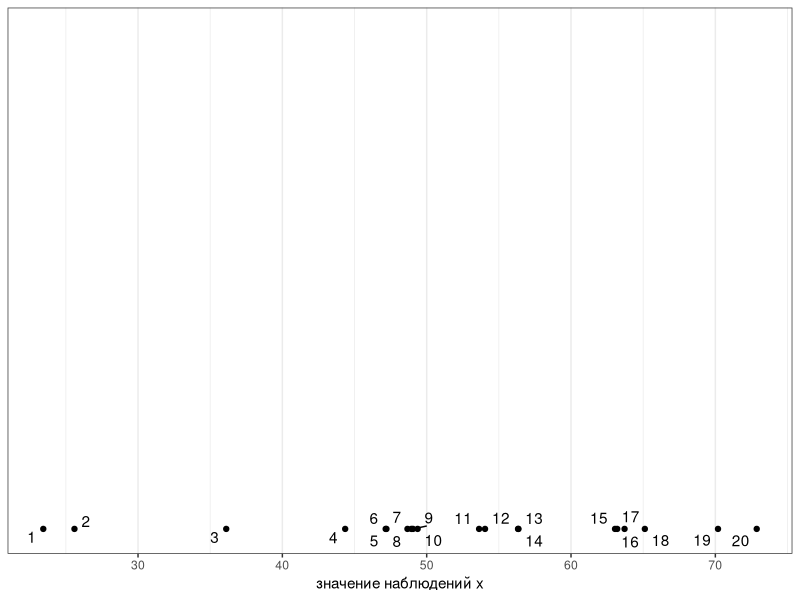
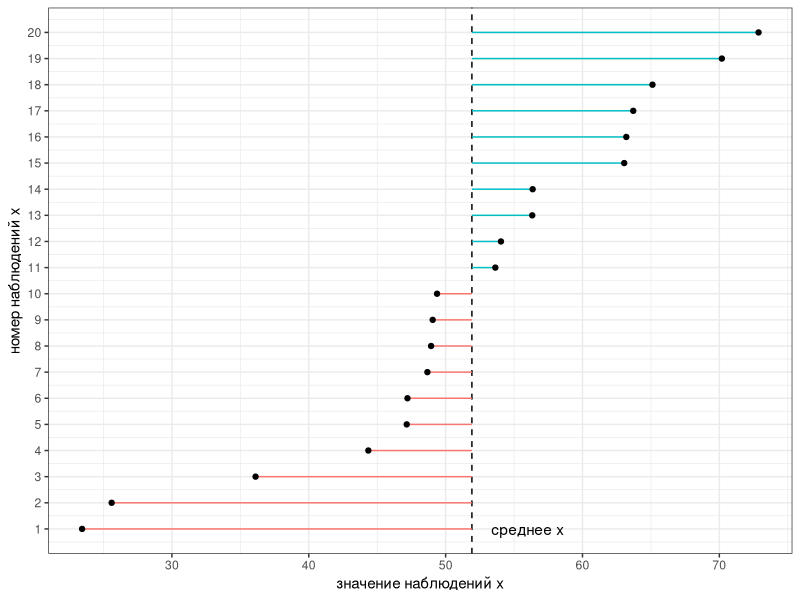
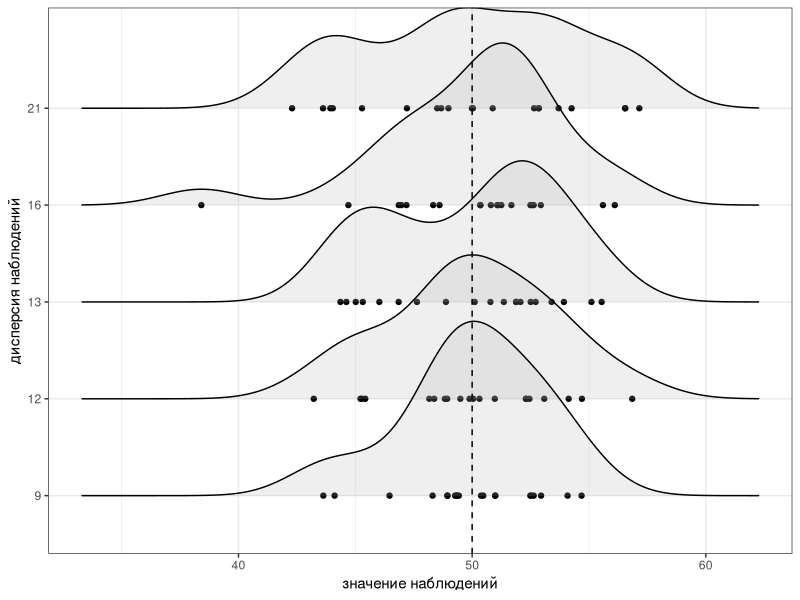
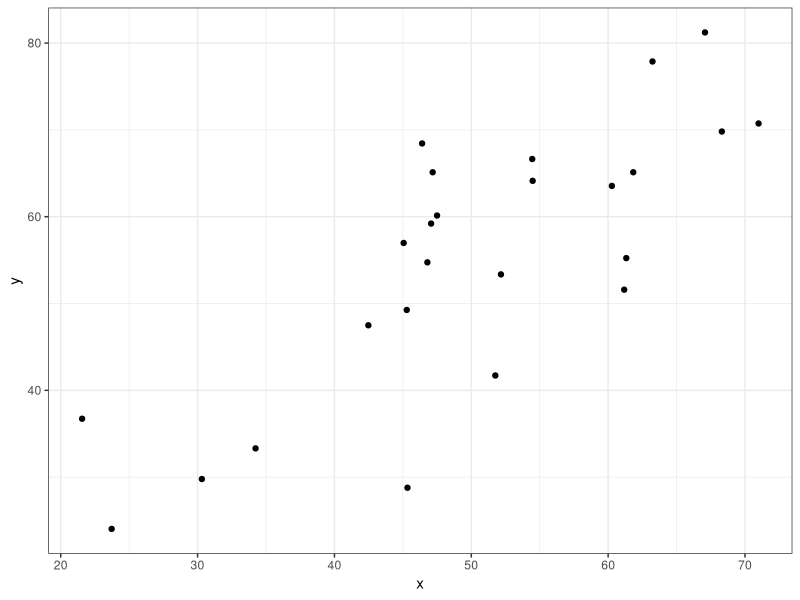
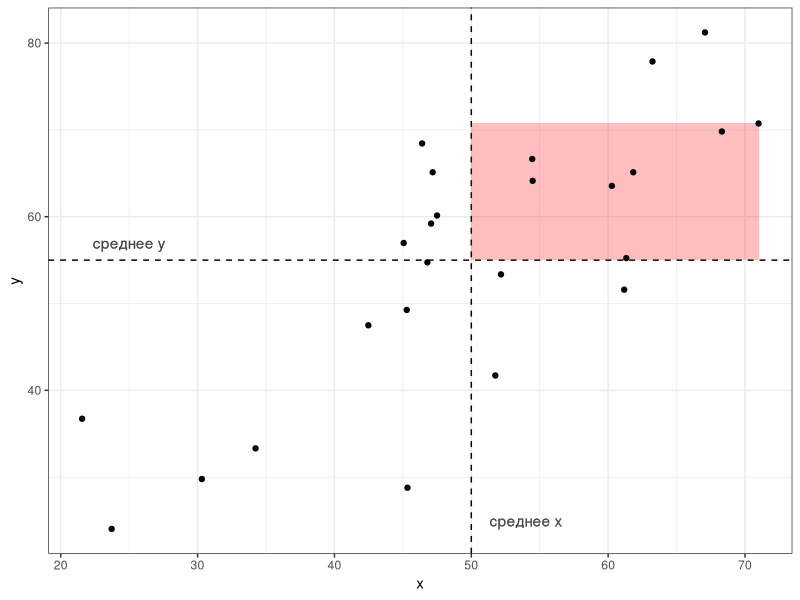
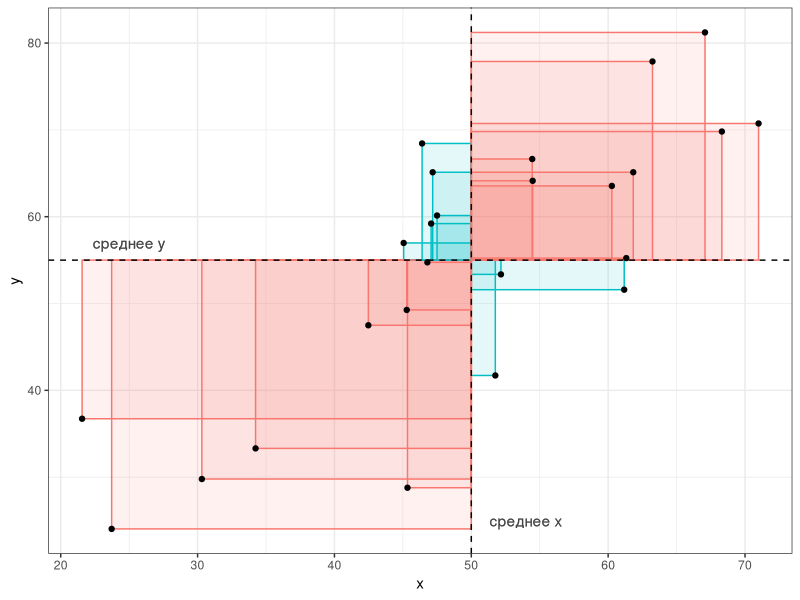

The R source for these figures, in order:
## ---- chunk 1
library(tidyverse)
theme_set(theme_bw())
## ---- chunk 2
set.seed(42)
df <- tibble(x = sort(rnorm(20, mean = 50, sd = 10)), 
             y = seq_along(x))
df %>% 
  ggplot(aes(x))+
  geom_point(y = 0)+
  ggrepel::geom_text_repel(aes(label = y), y = 0)+
  labs(x = "значение наблюдений x")
## ---- chunk 3
df %>% 
  mutate(positive_negative = x > mean(x)) %>% 
  ggplot(aes(x, y))+
  geom_vline(aes(xintercept = mean(x)), linetype = 2)+
  geom_linerange(aes(xmin = x, 
                     xmax = mean(x), 
                     color = positive_negative),
                 show.legend = FALSE) + 
  annotate(geom = "text", x = 56, y = 1, label = "среднее x")+
  geom_point()+
  scale_y_continuous(breaks = df$y)+
  labs(y = "номер наблюдений x",
       x = "значение наблюдений x")
## ---- chunk 4
set.seed(42)
map_dfr(1:5*5, function(x){
  tibble(x = rnorm(20, mean = 50, sd = sqrt(x)),
         var = round(var(x)))
}) %>% 
  group_by(var) %>% 
  mutate(x = x - mean(x)+50) %>% 
  ggplot(aes(x, factor(var)))+
  geom_point()+
  ggridges::geom_density_ridges(alpha = 0.2)+
  geom_vline(aes(xintercept = mean(x)), linetype = 2)+
  labs(x = "значение наблюдений",
       y = "дисперсия наблюдений")
## ---- chunk 5
set.seed(42)
x <- rnorm(20, mean = 50, sd = 10)
var(x)
## ---- chunk 6
var(x) == sum((x - mean(x))^2)/(length(x)-1)
## ---- chunk 7
set.seed(42)
tibble(x = rnorm(25, mean = 50, sd = 10), 
       y = x + rnorm(25, sd = 10)) %>% 
  mutate(x = x - mean(x)+ 50,
         y = y - mean(y)+ 55) ->
  df

df %>% 
  ggplot(aes(x, y))+
  geom_point()
## ---- chunk 8
df %>% 
  ggplot(aes(x, y))+
  geom_hline(aes(yintercept = mean(y)), linetype = 2)+
  geom_vline(aes(xintercept = mean(x)), linetype = 2)+
  geom_rect(aes(ymin = mean(y), ymax = y[which.max(x)], 
                xmin = mean(x), xmax = max(x)), 
            fill = "red", alpha = 0.01, show.legend = FALSE)+
  geom_text(aes(x = mean(x)+4), y = 25, label = "среднее x", alpha = 0.05)+
  geom_text(aes(y = mean(y)+2), x = 25, label = "среднее y", alpha = 0.05)+
  geom_point()
## ---- chunk 9
df %>% 
  mutate(fill_color = (x > mean(x) & y > mean(y)) | (!x > mean(x) & !y > mean(y)),
         fill_color = !fill_color) %>% 
  ggplot(aes(x, y))+
  geom_rect(aes(xmin = mean(x), xmax = x, 
                ymin = mean(y), ymax = y, fill = fill_color, color = fill_color),
            alpha = 0.1, show.legend = FALSE)+
  geom_hline(aes(yintercept = mean(y)), linetype = 2)+
  geom_vline(aes(xintercept = mean(x)), linetype = 2)+
  geom_text(aes(x = mean(x)+4), y = 25, label = "среднее x", alpha = 0.05)+
  geom_text(aes(y = mean(y)+2), x = 25, label = "среднее y", alpha = 0.05)+
  geom_point()
## ---- chunk 10
set.seed(42)
x <- rnorm(10, mean = 50, sd = 10)
y <-  x + rnorm(10, sd = 10)
cov(x, y)
cov(x, -y*2)
## ---- chunk 11
cov(x, y) == sum((x-mean(x))*(y - mean(y)))/(length(x)-1)
